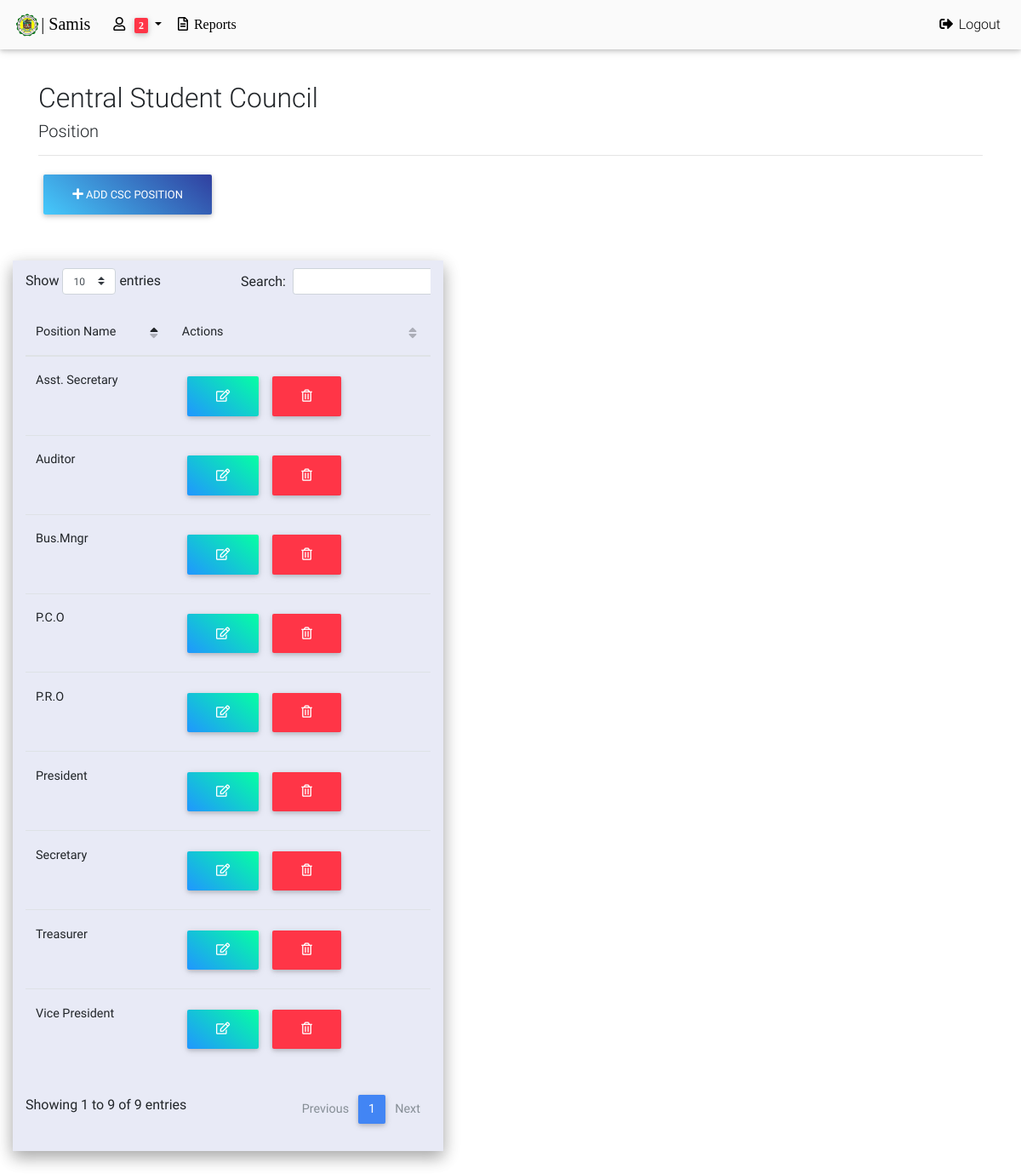
The page /cscposition.php (signed in) on the database its author committed.
### tables this page shows
CREATE TABLE `csc_position_table` (
  `positionIDcsc` int(6) NOT NULL AUTO_INCREMENT,
  `positionNamecsc` varchar(60) DEFAULT NULL,
  PRIMARY KEY (`positionIDcsc`)
);

### cscposition.php (the view, shortened to what this page needs)
<?php include('header.php');
$currentpage = "clubs";
 include("admin-header.php");
 ?>
<main class=" py-5 mt-5">
  <div class="container">
  <div class="row">
      <div class="col-md-12">
        <h2>Central Student Council</h2>
        <h5>Position</h5>
        <hr>
      </div>
    </div>
    <div class="row">
      <div class="col-md-12">
        <button class="btn blue-gradient" data-toggle="modal" data-target="#addModal"><i class="fas fa-plus"></i> ADD CSC Position</button>
      </div>
    </div>
    <div class="row mt-5 indigo lighten-5 z-depth-2">
      <div class="col-md-12"></div>
      <div class="col-md-12">
        <div class="table-responsive text-nowrap">
        <table class="table" id="dtBasicExample">
          <thead>
            <tr>
              <th scope="col">Position Name</th>
              <th scope="col">Actions</th>
            </tr>
          </thead>
          <tbody>
           <?php
            $qry = mysqli_query($connection, "select * from csc_position_table");
            while ($res = mysqli_fetch_assoc($qry)) { ?>
               <tr>
              <th scope="row"><?php echo $res['positionNamecsc']; ?></th>
              <td><button class="btn aqua-gradient" data-toggle="modal" data-target="#editModal<?php echo $res['positionIDcsc'] ?>"><i class="far fa-edit"></i></button> <button class="btn btn-danger" data-toggle="modal" data-target="#deleteModal<?php echo $res['positionIDcsc'] ?>"><i class="far fa-trash-alt"></i></button></td>
            </tr>
            <?php } ?>
          </tbody>
        </table>
      </div>
      </div>
    </div>
  </div>
</main>
<?php include('footer.php'); ?>

### header.php (shortened to what this page needs)
<!DOCTYPE html>
<html lang="en">
<head>
  <link rel="stylesheet" href="https://use.fontawesome.com/releases/v5.6.3/css/all.css">
  <link href="css/bootstrap.min.css" rel="stylesheet">
  <link href="css/mdb.min.css" rel="stylesheet">
  <link href="css/style.css" rel="stylesheet">
  <link rel="stylesheet" type="text/css" href="css/addons/datatables.min.css">
<link href="https://rawgit.com/indrimuska/jquery-editable-select/master/dist/jquery-editable-select.min.css" rel="stylesheet">
</head>
<body class="fixed-sn light-blue-skin">

### admin-header.php (shortened to what this page needs)
<header>
  <nav class="navbar fixed-top navbar-expand-lg navbar navbar-dark">
  <a class="navbar-brand" href="admin-dashboard.php"><img src="http://localhost:8080/thesis/logo/download.png" height="30" alt="mdb logo"><b style="color: black; font-family: Times New Roman ">| Samis</b></a>
  <div class="collapse navbar-collapse" id="navbarNavDropdown">
    <ul class="navbar-nav">
      <li class="nav-item dropdown">
         <?php
            $qryrejctbadge1 = mysqli_query($connection,"select count(*) as cnt1 from csc_announcement_table where isApproved = 'No'");
            $resultreject1 = mysqli_fetch_assoc($qryrejctbadge1);
            $qryrejctbadge2 = mysqli_query($connection,"select count(*) as cnt2 from council_announcement_table where isApproved = 'No'");
            $resultreject2 = mysqli_fetch_assoc($qryrejctbadge2);
            $qryrejctbadge3 = mysqli_query($connection,"select count(*) as cnt3 from department_announcement_table where isApproved = 'No'");
            $resultreject3 = mysqli_fetch_assoc($qryrejctbadge3);
            $qryrejctbadge4 = mysqli_query($connection,"select count(*) as cnt4 from social_announcement_table where isApproved = 'No'");
            $resultreject4 = mysqli_fetch_assoc($qryrejctbadge4);
            $a=array($resultreject1['cnt1'],$resultreject2['cnt2'],$resultreject3['cnt3'],$resultreject4['cnt4']);
             ?>
        <a class="nav-link dropdown-toggle" href="#" id="navbarDropdownMenuLink" data-toggle="dropdown" aria-haspopup="true" aria-expanded="false" style="color: black; font-family: Times New Roman">
          <i class="far fa-user"></i><?php echo " ".ucfirst($reshey['username'])?><?php if ( $resultreject1['cnt1'] != 0 || $resultreject2['cnt2'] != 0 || $resultreject3['cnt3'] != 0 || $resultreject4['cnt4'] != 0) : ?><span class="badge badge-danger ml-1"><?php echo array_sum($a) ?></span><?php endif ?>
        </a>
      </li>
       <li class="nav-item dropdown <?php if ($currentpage == 'reports'): ?>
          active
        <?php endif ?>">
          <a class="nav-link" href="AdminReport.php" style="color: black; font-family: Times New Roman"><i class="far fa-file-alt"></i>  Reports</a>
        </li>
    </ul>
    <ul class="navbar-nav ml-auto nav-flex-icons">
      <li class="nav-item dropdown ">
          <div  class="dropdown-menu-right">
          <a class="nav-link" href="controller.php?from=logout" style="color: black"><i class="fas fa-sign-out-alt"></i> Logout</a>
          </div>
        </li>
    </ul>
  </div>
</nav>
</header>

### footer.php (shortened to what this page needs)
</body>
</html>

### admin-header.php (style rules this page uses)
.navbar { background-color: #fafafa ; }

### rows shown on the page
csc_position_table: positionNamecsc "President"
csc_position_table: positionNamecsc "Vice President"
csc_position_table: positionNamecsc "Secretary"
csc_position_table: positionNamecsc "Asst. Secretary"
csc_position_table: positionNamecsc "Treasurer"
csc_position_table: positionNamecsc "Auditor"
csc_position_table: positionNamecsc "Bus.Mngr"
csc_position_table: positionNamecsc "P.R.O"
csc_position_table: positionNamecsc "P.C.O"

### other values the page prints
array_sum($a) "2"
